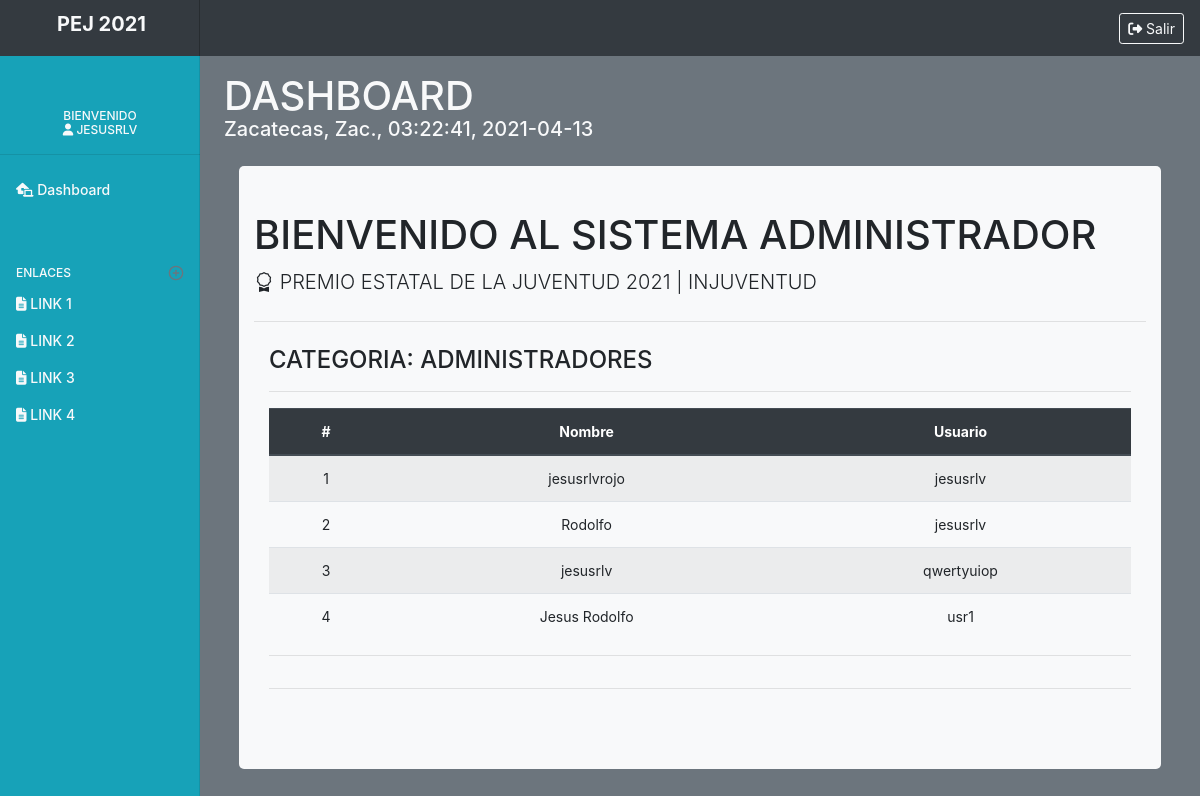
Screenshot of /administrador/revision_administradores.php (signed in) with the database file from the repository.
### tables this page shows
CREATE TABLE `usr` (
  `id` int(11) NOT NULL,
  `nombre` varchar(300) NOT NULL,
  `usuario` varchar(50) NOT NULL,
  `pwd` varchar(100) NOT NULL,
  `perfil` int(11) NOT NULL,
  `categoria` int(11) DEFAULT NULL
);

### dashboard/prcd/qwery_admin2.php (called while the page is built, shortened)
<?php
    $query_usr="SELECT * FROM usr WHERE perfil = 2";
    $resultado_usr= $conn->query($query_usr);
    ?>

### administrador/revision_administradores.php (the view, shortened to what this page needs)
<?php
include('../dashboard/prcd/conn.php');
include('../dashboard/prcd/qwery_admin2.php');
    $nombre = $_SESSION['nombre'];
?>
<!doctype html>
<html lang="es">
  <head>
    <link rel="stylesheet" href="https://cdn.jsdelivr.net/npm/bootstrap-icons@1.3.0/font/bootstrap-icons.css">
    <link href="../dashboard/css/bootstrap.css" rel="stylesheet">
    <link href="css/dashboard.css" rel="stylesheet">
  </head>
  <body>
    <nav class="navbar navbar-light sticky-top flex-md-nowrap p-0 bg-dark text-light">
        <a class="navbar-brand col-md-3 col-lg-2 mr-0 px-3 text-center" href="#">
    <h5 class="text-center display-7 text-light" style="margin-left:3px;"><b>PEJ 2021</b></h5>
    </a>
  <ul class="navbar-nav px-3">
    <li class="nav-item text-nowrap">
    <a class="btn btn-outline-light btn-sm" href="prcd/sort.php" role="button"><i class="fas fa-sign-out-alt"></i> Salir</a>
      </li>
  </ul>
</nav>
<div class="container-fluid">
  <div class="row">
    <nav id="sidebarMenu" class="col-md-3 col-lg-2 d-md-block bg-info sidebar collapse">
      <div class="sidebar-sticky pt-3">
        <ul class="navbar-nav px-3 text-center">
            <li class="align-middle">
            </li>
        </ul>
        <h6 class="sidebar-heading d-flex justify-content-center text-center align-items-center px-3 mt-4 mb-1 text-muted">
          <span class="text-light">
          Bienvenido<br><i class="fas fa-user"></i>
            <?php
              echo utf8_encode($nombre);
            ?>
          </span>
        </h6>
<hr>
        <ul class="nav flex-column">
           <li class="nav-item">
            <a class="nav-link active text-light" href="dashboard.php">
              <i class="fas fa-laptop-house"></i>
              Dashboard <span class="sr-only">(current)</span>
            </a>
          </li>
          <h6 class="sidebar-heading d-flex justify-content-between align-items-center px-3 mt-4 mb-1 text-muted">
            <span class="text-light">ENLACES</span>
            <a class="d-flex align-items-center text-muted" href="dashboard.php" aria-label="Add a new report">
              <span data-feather="plus-circle"></span>
            </a>
          </h6>
          <li class="nav-item">
            <a class="nav-link text-light" href="#">
              <i class="fas fa-file-alt"></i> LINK 1
            </a>
          </li>
          <li class="nav-item">
            <a class="nav-link text-light" href="#">
              <i class="fas fa-file-alt"></i> LINK 2
            </a>
          </li>
          <li class="nav-item">
            <a class="nav-link text-light" href="#">
              <i class="fas fa-file-alt"></i> LINK 3
            </a>
          </li>
          <li class="nav-item">
            <a class="nav-link text-light" href="#">
              <i class="fas fa-file-alt"></i> LINK 4
            </a>
          </li>
        </ul>
    </nav>
    <main role="main" class="col-md-9 ml-sm-auto col-lg-10 px-md-4 bg-secondary bg-gradient" style="background-color:; height:100%;">
      <div class="d-flex justify-content-between flex-wrap flex-md-nowrap align-items-center pt-3 mb-3 ">
        <h1 class="h1 text-light">DASHBOARD</h1>
      </div>
      <h5 class="text-light" style="margin-top:-27px"> <?php
                  $fecha_actual=strftime("%Y-%m-%d");
                  $hora_actual=strftime("%H:%M:%S");
                  echo 'Zacatecas, Zac., '.$hora_actual.', '. $fecha_actual;
              ?></h5>
    <div class="container-fluid ">
      <div class="jumbotron jumbotron-fluid " style="background-color:#f8f9fa; width:100%;border-radius:5px;  margin-top:25px; padding-top:45px;">
        <div class="container-fluid">
          <h1 class="h1">BIENVENIDO AL SISTEMA ADMINISTRADOR</h1>
          <p class="lead"><i class="bi bi-award"></i> PREMIO ESTATAL DE LA JUVENTUD 2021 | INJUVENTUD</p>
          <hr class="my-4">
        <div class="container-fluid">
        <div class="row row-cols-1 row-cols-md-1">
        <div class="col mb-12">
        <p class=" h4">CATEGORIA: ADMINISTRADORES</p>
            <table class="table table-hover text-center table-striped ">
            <thead class="thead-dark">
                <tr>
                  <th scope="col">#</th>
                  <th scope="col">Nombre</th>
                  <th scope="col">Usuario</th>
                </tr>
            </thead>
            <tbody>
              <?php
               $x=0;
              while($row_usr = $resultado_usr->fetch_assoc()){
                $x++;
                echo '<tr>';
                echo '<td>'.$x.'</td>';
                echo '<td>'.$row_usr['nombre'].'</td>';
                echo '<td>'.$row_usr['usuario'].'</td>';
                echo '</tr>';
              }
              ?>
            </tbody>
                <hr>
            </table>
              <hr>
</div>
      </div>
      <hr>
      </div>
    </main>
  </div>
</div>
        <script src="css/dashboard.js"></script></body>
</html>

### dashboard/css/dashboard.css (style rules this page uses)
body { font-size: .875rem; background-color:#eaeef4; }
.feather { width: 16px; height: 16px; vertical-align: text-bottom; }
.sidebar { position: fixed; top: 0; bottom: 0; left: 0; z-index: 100; padding: 48px 0 0; box-shadow: inset -1px 0 0 rgba(0, 0, 0, .1); }
.sidebar-sticky { position: relative; top: 0; height: calc(100vh - 48px); padding-top: .5rem; overflow-x: hidden; overflow-y: auto; }
.sidebar .nav-link { font-weight: 500; color: #333; }
.sidebar .nav-link.active { color: #007bff; }
.sidebar-heading { font-size: .75rem; text-transform: uppercase; }
.navbar-brand { padding-top: .75rem; padding-bottom: .75rem; font-size: 1rem; box-shadow: inset -1px 0 0 rgba(0, 0, 0, .25); }

### administrador/revision_administradores.php (style rules this page uses)
@media (min-width: 768px) { body { background-color:gray; } }

### rows the page displays
usr: nombre "jesusrlvrojo", usuario "jesusrlv"
usr: nombre "Rodolfo", usuario "jesusrlv"
usr: nombre "jesusrlv", usuario "qwertyuiop"
usr: nombre "Jesus Rodolfo", usuario "usr1"

### other values shown
utf8_encode($nombre) "JESUSRLV"
$hora_actual "03:22:41"
$fecha_actual "2021-04-13"
